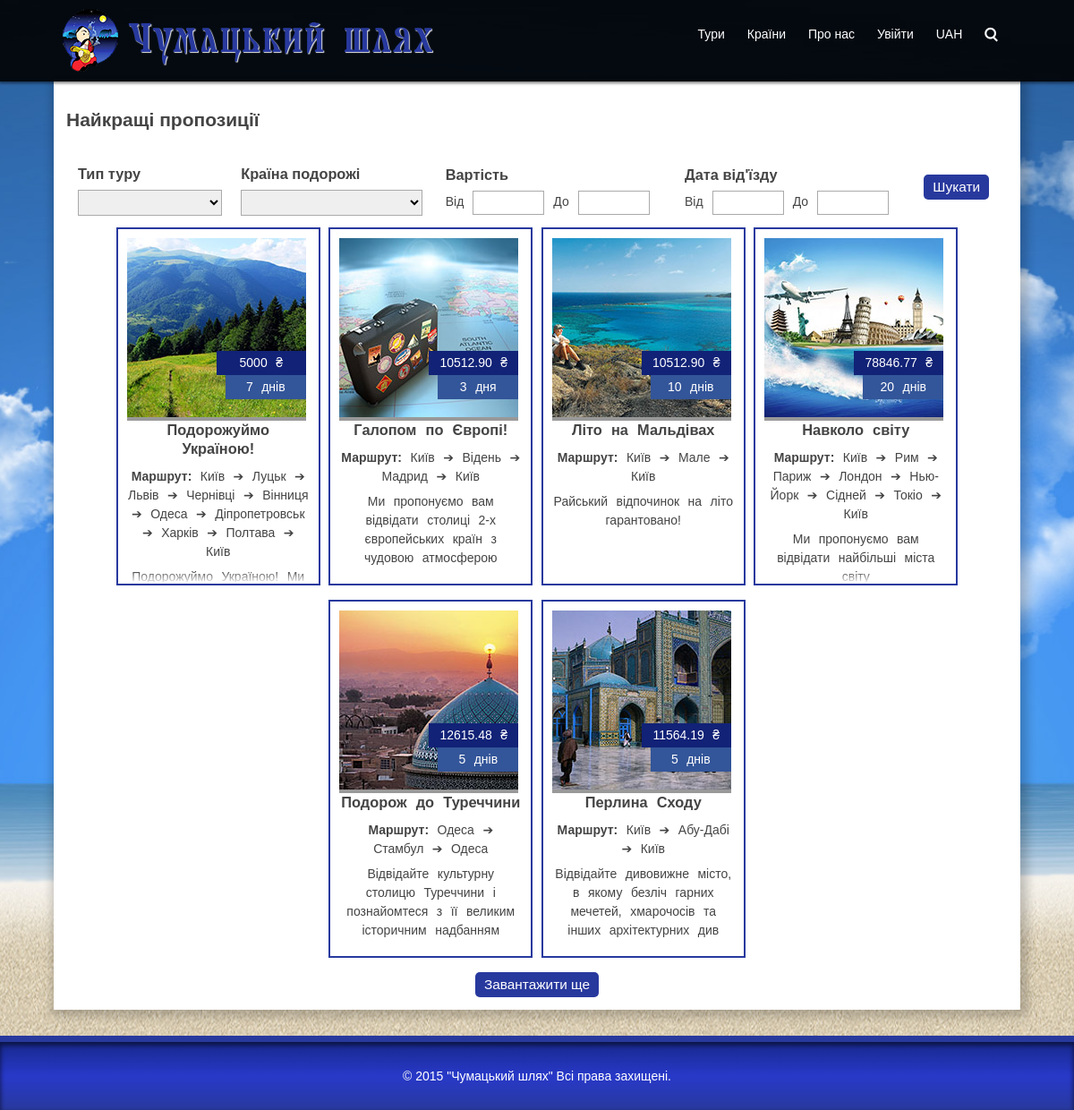
Page /tours on the committed database.
### tables this page shows
CREATE TABLE IF NOT EXISTS `currency` (
  `id` int(11) NOT NULL,
  `name` varchar(30) NOT NULL,
  `symbol` text NOT NULL,
  `currency_code` varchar(3) NOT NULL,
  `exchange_rate` double NOT NULL
);

CREATE TABLE IF NOT EXISTS `tour` (
  `id` int(11) NOT NULL,
  `name` text NOT NULL,
  `type_of_tour` int(11) NOT NULL,
  `countries` text NOT NULL,
  `itinerary` text NOT NULL,
  `duration` int(11) NOT NULL,
  `id_start_city` int(11) NOT NULL,
  `short_description` text NOT NULL,
  `description` text NOT NULL,
  `photo` text NOT NULL,
  `popularity` int(11) NOT NULL,
  `date_regestration` date NOT NULL
);

### index.php (the view, shortened to what this page needs)
<?php
if ($_SERVER['REQUEST_URI'] == '/') {
	$Page = 'index';
	$Module = 'index';
}
else {
	$URL_Path = parse_url($_SERVER['REQUEST_URI'], PHP_URL_PATH);
	$URL_Parts = explode('/', trim($URL_Path, ' /'));
	$Page = array_shift($URL_Parts);
}
if ($Page != 'captcha') include ('page/' . $Page . '.php');
	function head($title)
	{?>
<!DOCTYPE html>
<html lang="uk">
	<head>
		<link rel="stylesheet" href="/resource/main.css">
	</head>
	<body <? if ($_SESSION['USER_ACTIVE'] == 2) echo 'class="admin"' ?> >
		<div class="header clearfix">
			<div class="box">
				<div class="clearfix">
					<div id="logo">
						<a href="/" class="whole"><div class="logo-img"></div>
							<span>Чумацький шлях</span></a>
					</div>
					<? ($_SESSION['USER_ACTIVE'] == 2) ? admin_menu() : menu();?>
				</div>
			</div>
		</div>
		<div class="content clearfix">
	<?}
	function login_box() { ?>
		<li><div class="login">Увійти</div></li>
	<?}
	function user_box() { ?>
	<?}
	function menu() { ?>
		<ul class="menu">
			<li><a class="whole" href="/tours">Тури</a></li>
			<li><a class="whole" href="/countries">Країни</a></li>
			<li><a class="whole" href="/about">Про нас</a></li>
			<? ($_SESSION['USER_ACTIVE'] == 1) ? user_box() : login_box(); ?>
			<li><div class="currency"><? require 'mysql_connect.php'; if (!$_SESSION['USER_CURRENCY']) {$_SESSION['USER_CURRENCY'] = 1;} $currency = mysqli_fetch_assoc(mysqli_query($CONNECT, "SELECT `currency_code` FROM `currency` WHERE `id` = '$_SESSION[USER_CURRENCY]';")); echo $currency['currency_code']; ?></div></li>
			<li><div class="icon search">search</div></li>
		</ul>
	<?}
	function admin_menu() { ?>
	<?}
	function foot($js = array())
	{?>
		</div>
		<div class="footer">
			© 2015 "Чумацький шлях" Всі права захищені.
		</div>
	</body>
</html>
<?}
function days($days) {
	echo  $days . ' ' . ((($days % 10 == 0) || ($days % 10 >= 5) || (($days>=11) && ($days <=15)))?'днів':(($days % 10 >=2)?'дня':'день'));
}
function price($price, $currency1, $currency2, $without = 0) {
	include 'mysql_connect.php';
	$currency1 = mysqli_fetch_assoc(mysqli_query($CONNECT, "SELECT `exchange_rate` FROM `currency` WHERE `id` = '$currency1';"));
	$currency2 = mysqli_fetch_assoc(mysqli_query($CONNECT, "SELECT `symbol`, `currency_code`, `exchange_rate` FROM `currency` WHERE `id` = '$currency2';"));
	$price = $price * $currency1['exchange_rate'] / $currency2['exchange_rate'];
	if (strpos($price, '.') > 0) $price = substr($price, 0, strpos($price, '.')+3);
	return $price . ' ' . (($without)?'':(($currency2['symbol'])?$currency2['symbol']:$currency2['currency_code']));
}
function tours($tours_query) {?>
		<? while ($tours = mysqli_fetch_assoc($tours_query)) {?>
		<div class="wrapper-preview-tour-box">
			<div class="preview-tour-box clearfix">
				<a href="/tour/<? echo $tours['id']; ?>" class="block">
					<div class="image-box">
						<img src="/resource/img/galery/preview/<?echo (($tours['photo'])?substr($tours['photo'],0,strpos($tours['photo'],'|')):'0');?>.jpg" alt="Фото">
						<div class="price-duration-box">
							<div class="price"><? require 'mysql_connect.php'; $price = mysqli_fetch_array(mysqli_query($CONNECT, "SELECT MIN(`price`), `id_currency` FROM `one_tour` WHERE `id_tour` = '$tours[id]';")); echo price($price[0], $price[1], $_SESSION['USER_CURRENCY']);?></div>
							<div class="duration"><? days($tours['duration']) ?></div>
						</div>
					</div>
				<h3><? echo $tours['name']; ?></h3>
				</a>
				<div><strong>Маршрут:</strong> <? echo $tours['itinerary']; ?></div>
				<div class="short-description"><? echo $tours['short_description']; ?></div>
			</div>
		</div>
		<?}?>
<?}
		$user = mysqli_fetch_assoc(mysqli_query($CONNECT, "SELECT `id`, `avatar_format`, `login` FROM `users` WHERE `id` = '$comment[id_user]' LIMIT 1"));?>

### page/tours.php (shortened to what this page needs)
<?php
	$tours_query = mysqli_query($CONNECT, $_SESSION['tour_query']. " LIMIT 10");
	head('Тури');?>
<div class="box clearfix">
	<h2>Найкращі пропозиції</h2>
	<table class="search-tour">
		<tr>
			<td>
				<h3>Тип туру</h3>
				<select class="small" name="type_of_tour">
					<option value=""></option>
					<?$type_of_tour_query = mysqli_query($CONNECT, "SELECT `id`, `name` FROM `type_of_tour`");
						while ($type_of_tour = mysqli_fetch_assoc($type_of_tour_query)) {?>
							<option value="<?echo $type_of_tour['id']?>"><?echo $type_of_tour['name'];?></option>
						<?}
					?>
				</select>
			</td>
			<td>
				<h3>Країна подорожі</h3>
				<select class="small" name="country">
					<option value=""></option>
					<?$country_query = mysqli_query($CONNECT, "SELECT `id`, `name` FROM `countries`");
						while ($country = mysqli_fetch_assoc($country_query)) {?>
							<option value="<?echo $country['id']?>"><?echo $country['name'];?></option>
						<?}
					?>
				</select>
			</td>
			<td>
				<h3>Вартість</h3>
				<div class="left-float">Від</div>
				<input type="text" name="min_price" class="small">
				<div class="left-float">До</div>
				<input type="text" name="max_price" class="small">
			</td>
			<td>
				<h3>Дата від'їзду</h3>
				<div class="left-float">Від</div>
				<input type="text" name="min_date" class="small">
				<div class="left-float">До</div>
				<input type="text" name="max_date" class="small">
			</td>
			<td>
				<div class="search-button button">Шукати</div>
			</td>
		</tr>
	</table>
	<div class="tour-list">
		<? tours($tours_query);?>
	</div>
	<div class="center">
		<div class="button add-tours">Завантажити ще</div>
	</div>
</div>
<?php foot(); ?>

### resource/main.css (style rules this page uses)
* { box-sizing: border-box; }
a { color: #28399e; }
input[type=text], input[type=password], input[type=email], select { border: 1px solid #aaa; display: block; padding: 10px; width: 100%; }
select { width: auto; }
input[type=submit], .button { background-color: #28399e; border-radius: 5px; border: 0; color: #fff; cursor: pointer; display:block; font-size: 1.1em; padding: 5px 10px; }
html { height: 100%; }
body { color: #444; font: 14px "Verdana", "Arial", sans-serif; margin: 0; min-height: 100%; position: relative; text-align: justify; background: url(img/background.jpg) 50% 0% no-repeat fixed #777; background-size: cover; }
.header { background-color: rgba(0,0,0,0.9); position: fixed; top: 0px; width: 100%; z-index: 1000; box-shadow: 0 1px 3px 1px rgba(0,0,0,.5); }
#logo { float: left; margin: 10px; }
.logo-img { background: url(img/ch-logo.png); float: left; height: 70px; margin-right: 10px; width: 62px; }
#logo span { color: #28399e; font: 3em Pelagiy; line-height: 1.7em; text-shadow: 1px 1px 1px rgba(255,255,255,.9); }
.menu { float: right; margin: 20px 10px; padding: 0; position: relative; }
.menu li { color: #fff; display: block; float: left; list-style: none; margin-right: 5px; padding: 5px; }
.menu a { color: #fff; padding: 5px; }
.menu li div { padding: 5px; }
.login, .register, .search { cursor: pointer; }
.currency { cursor: pointer; }
.footer { background: linear-gradient(to bottom, #17288c 0%, #2839c9 50%, #28399e 100%); border-top: 0.5em solid #28399e; bottom: 0; color: #fff; padding: 30px; position: absolute; text-align: center; width: 100%; box-shadow: 0 3px 5px 1px rgba(0,0,0,.5) inset; z-index: 10; }
.content { padding-top: 7em; padding-bottom: 8em; z-index: 10; }
.tour-list { text-align: center; line-height: 3em; word-spacing: 0.4em; }
.wrapper-preview-tour-box { position relative; width: 100%; display: inline-block; }
.wrapper-preview-tour-box, .preview-tour-box { height: 400px; width: 228px; }
.preview-tour-box { border: 2px solid #28399e; padding: 10px; overflow: hidden; position: relative; background-color: #fff; line-height: 1.5em; min-height: 400px; }
.preview-tour-box:after { content: ''; background: linear-gradient(to bottom, rgba(255, 255, 255, 0) 0%, rgba(255, 255, 255, 1) 100%); height: 1em; display: inline-block; position: absolute; bottom: 0; width: 100%; }
.preview-tour-box img { height: inherit; width: inherit; }
.preview-tour-box .image-box { border-bottom: 4px solid #999; box-sizing: content-box; float: left; height: 200px; margin-right: 10px; position: relative; width: 200px; }
.price-duration-box { color: #fff; text-align: center; }
.price-duration-box div { padding: 3px 5px; }
.price { background-color: #127; }
.duration { background-color: #359; }
.preview-tour-box .image-box .price-duration-box { position: absolute; min-width: 50%; right: 0; bottom: 10%; }
.preview-tour-box .image-box .duration { margin-left: 10%; }
.preview-tour-box h3 { margin: 0 0 10px; }
.preview-tour-box .short-description { margin-top: 0.5em; }
.box { margin: 0 auto; min-width: 517px; width: 90%; }
.content .box { background-color: #fff; box-shadow: 3px 3px 10px 5px rgba(0,0,0,.2); padding: 1em; }
.clearfix:after { clear: both; content: ""; display: table; }
.icon { -moz-font-feature-settings: "liga" 1, "dlig" 1; -ms-font-feature-settings: "liga" 1, "dlig" 1; -o-font-feature-settings: "liga" 1, "dlig" 1; -webkit-font-feature-settings: "liga" 1, "dlig" 1; font: 1.5em 'Sym'; line-height: 0.9em; }
a.whole { display: block; height: inherit; text-decoration: none; }
.center { text-align: center; }
.add-tours { display: inline-block; }
a.block { text-decoration: none; display: block; color: inherit; }
select.small { padding: 5px; }
.search-tour { padding: 10px; width: 100%; }
.search-tour { vertical-align: middle; }
.search-tour h3 { margin: .5em 0; }
input[type=text].small { padding: 5px; width: 80px; float: left; margin: 0 10px; }
.left-float { float: left; line-height: 1.8em; }
.search-button { display: inline-block; }

### rows in the picture
currency: currency_code "UAH"
tour: shows a picture, USER_CURRENCY "5000 ₴", duration "7", shows "днів", name "Подорожуймо Україною!", itinerary "Київ ➔ Луцьк ➔ Львів ➔ Чернівці ➔ Вінниця ➔ Одеса ➔ Діпропетровськ ➔ Харків ➔ Полтава ➔ Київ", short_description "Подорожуймо Україною! Ми…"
tour: shows a picture, USER_CURRENCY "10512.90 ₴", duration "3", shows "дня", name "Галопом по Європі!", itinerary "Київ ➔ Відень ➔ Мадрид ➔ Київ", short_description "Ми пропонуємо вам відвідати столиці 2-х європейських країн з чудовою атмосферою"
tour: shows a picture, USER_CURRENCY "10512.90 ₴", duration "10", shows "днів", name "Літо на Мальдівах", itinerary "Київ ➔ Мале ➔ Київ", short_description "Райський відпочинок на літо гарантовано!"
tour: shows a picture, USER_CURRENCY "78846.77 ₴", duration "20", shows "днів", name "Навколо світу", itinerary "Київ ➔ Рим ➔ Париж ➔ Лондон ➔ Нью-Йорк ➔ Сідней ➔ Токіо ➔ Київ", short_description "Ми пропонуємо вам відвідати найбільші міста світу"
tour: shows a picture, USER_CURRENCY "12615.48 ₴", duration "5", shows "днів", name "Подорож до Туреччини", itinerary "Одеса ➔ Стамбул ➔ Одеса", short_description "Відвідайте культурну столицю Туреччини і познайомтеся з її великим історичним надбанням"
tour: shows a picture, USER_CURRENCY "11564.19 ₴", duration "5", shows "днів", name "Перлина Сходу", itinerary "Київ ➔ Абу-Дабі ➔ Київ", short_description "Відвідайте дивовижне місто, в якому безліч гарних мечетей, хмарочосів та інших архітектурних див"
